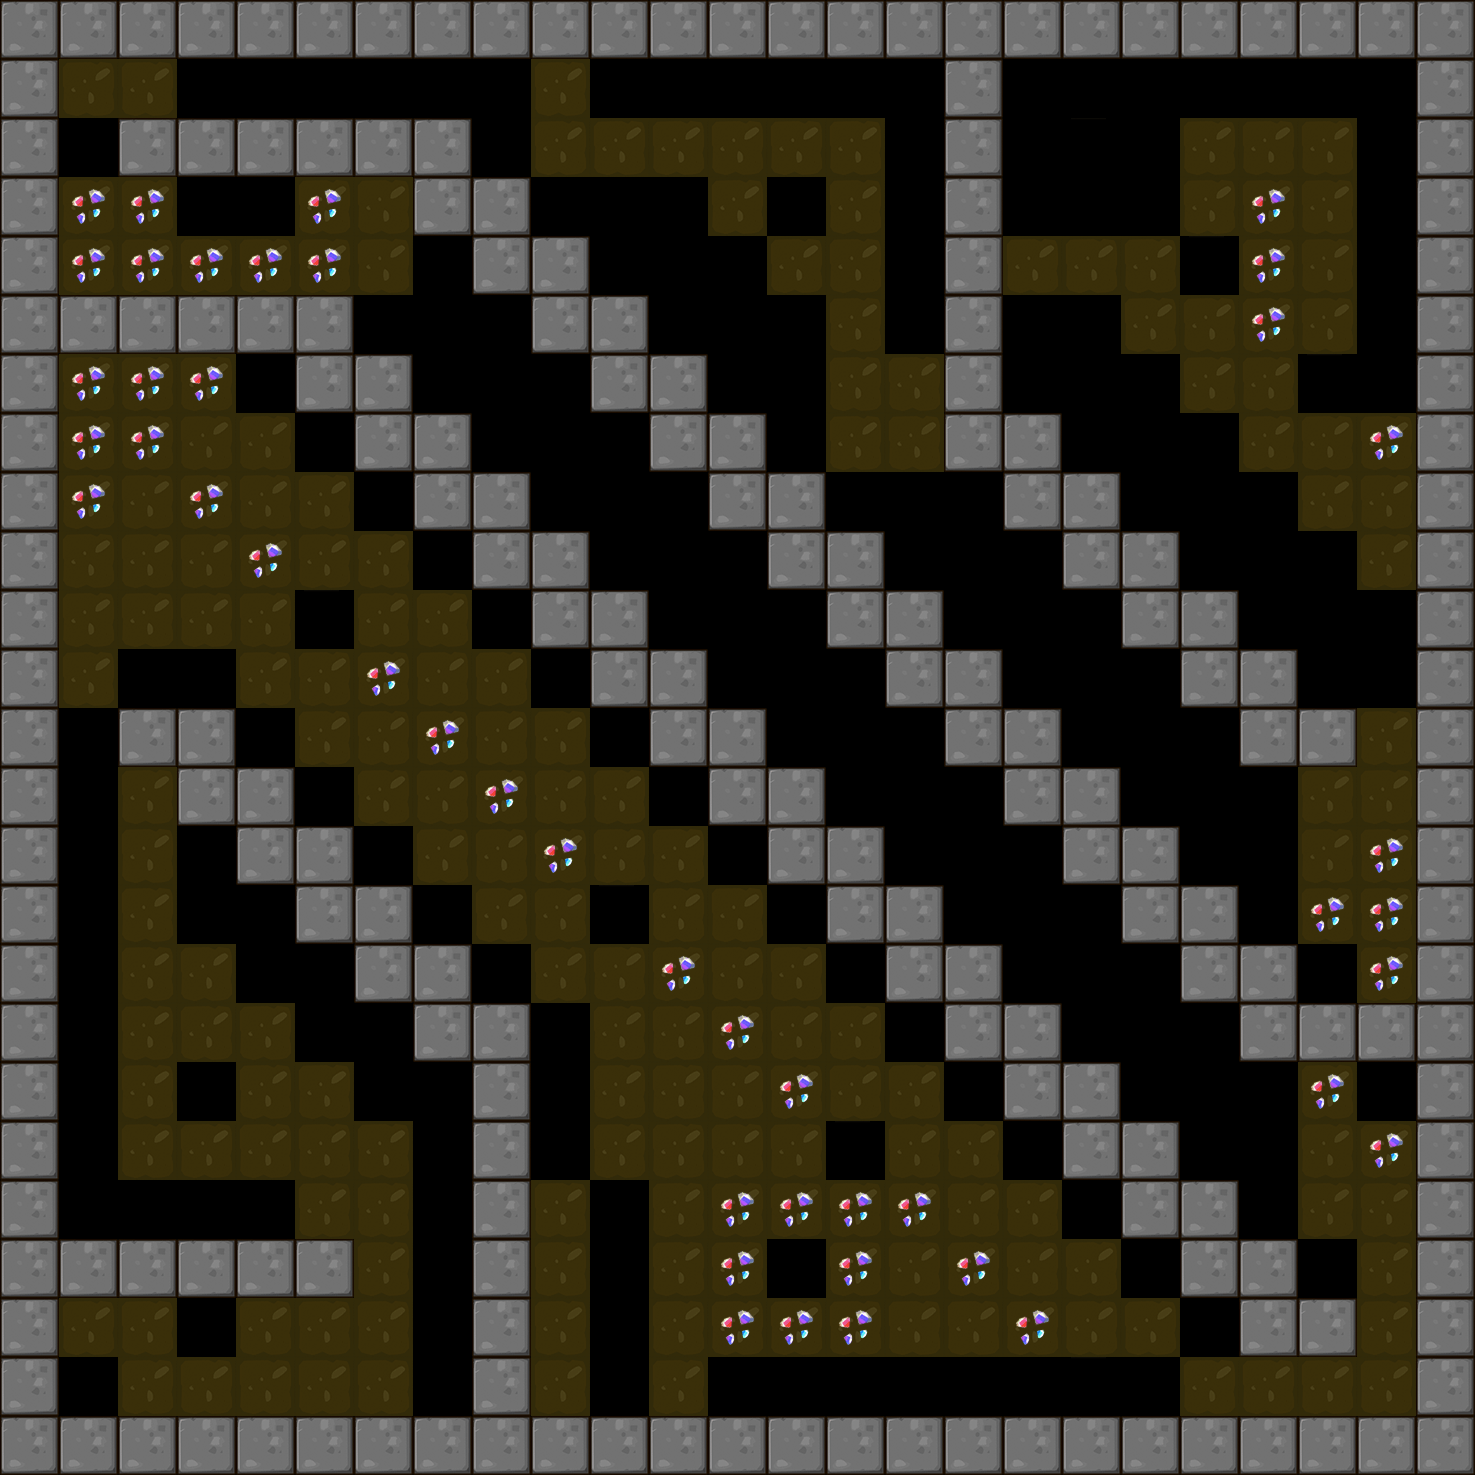

The image is a tile-based game level rendered from a .tmx file. Its description and source (layers, tilesets, objects; grid data summarised) follow:
An orthogonal 25x25 tile map with 59x59 px tiles, 1 tile layer (BackGround) and 13 objects (8x Shipper, 2x Hammer, 2x Roller, Player).

<map version="1.0" orientation="orthogonal" renderorder="right-down" width="25" height="25" tilewidth="59" tileheight="59">
 <tileset firstgid="1" name="itemmap" tilewidth="59" tileheight="59">
  <image source="tileset2.png" trans="ff00ff" width="354" height="354" />
 </tileset>
 <layer name="BackGround" width="25" height="25">
  <data>[625 cells, 509 non-empty, 14 distinct tile ids]</data>
 </layer>
 <objectgroup name="RobotCharacter">
  <object name="Player" type="Player" x="65.0719" y="1362.95" width="40" height="40" />
 </objectgroup>
 <objectgroup name="EnemyCharacter">
  <object name="Shipper" type="Shipper" x="1071.03" y="302.99" width="40" height="40" />
  <object name="Hammer" type="Hammer" x="832.049" y="1365.29" width="40" height="40" />
  <object name="Shipper" type="Shipper" x="593.462" y="1248.88" width="40" height="40" />
  <object name="Roller" type="Roller" x="1013.58" y="70.0743" width="40" height="40" />
  <object name="Shipper" type="Shipper" x="360.89" y="1016.68" width="40" height="40" />
  <object name="Shipper" type="Shipper" x="1184.69" y="1015.68" width="40" height="40" />
  <object name="Hammer" type="Hammer" x="66.5627" y="1012.28" width="40" height="40" />
  <object name="Shipper" type="Shipper" x="597.137" y="187.412" width="40" height="40" />
  <object name="Shipper" type="Shipper" x="1069.77" y="602.237" width="40" height="40" />
  <object name="Shipper" type="Shipper" x="711.044" y="598.837" width="40" height="40" />
  <object name="Shipper" type="Shipper" x="425.427" y="301.319" width="40" height="40" />
  <object name="Roller" type="Roller" x="887.937" y="68.8889" width="40" height="40" />
 </objectgroup>
</map>
